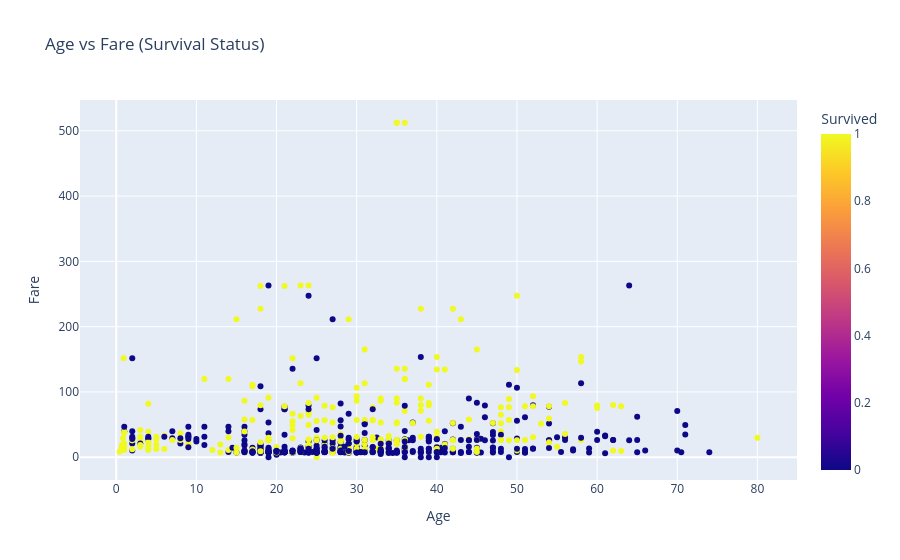

Here is the notebook cell this chart was saved with:
### Code cell
fig = px.scatter(
    df,
    x="Age",
    y="Fare",
    color="Survived",
    title="Age vs Fare (Survival Status)",
    hover_data=["Name", "Sex"]
)

fig.show()

### Figure 1 — Plotly figure (JSON) as saved in the notebook; plotly's stock layout.template omitted (floating-point values rounded to 4 significant figures; data arrays with more than 128 entries replaced by an {"elided": "..."} marker saying what was removed)
{"data": [{"customdata": {"elided": "891x2 str values"}, "hovertemplate": "Age=%{x}<br>Fare=%{y}<br>Name=%{customdata[0]}<br>Sex=%{customdata[1]}<br>Survived=%{marker.color}<extra></extra>", "legendgroup": "", "marker": {"color": {"elided": "891 int values"}, "coloraxis": "coloraxis", "symbol": "circle"}, "mode": "markers", "name": "", "orientation": "v", "showlegend": false, "type": "scatter", "x": {"elided": "891 float values"}, "xaxis": "x", "y": {"elided": "891 float values"}, "yaxis": "y"}], "layout": {"coloraxis": {"colorbar": {"title": {"text": "Survived"}}, "colorscale": [[0, "#0d0887"], [0.1111, "#46039f"], [0.2222, "#7201a8"], [0.3333, "#9c179e"], [0.4444, "#bd3786"], [0.5556, "#d8576b"], [0.6667, "#ed7953"], [0.7778, "#fb9f3a"], [0.8889, "#fdca26"], [1, "#f0f921"]]}, "legend": {"tracegroupgap": 0}, "title": {"text": "Age vs Fare (Survival Status)"}, "xaxis": {"anchor": "y", "domain": [0, 1], "title": {"text": "Age"}}, "yaxis": {"anchor": "x", "domain": [0, 1], "title": {"text": "Fare"}}}}
